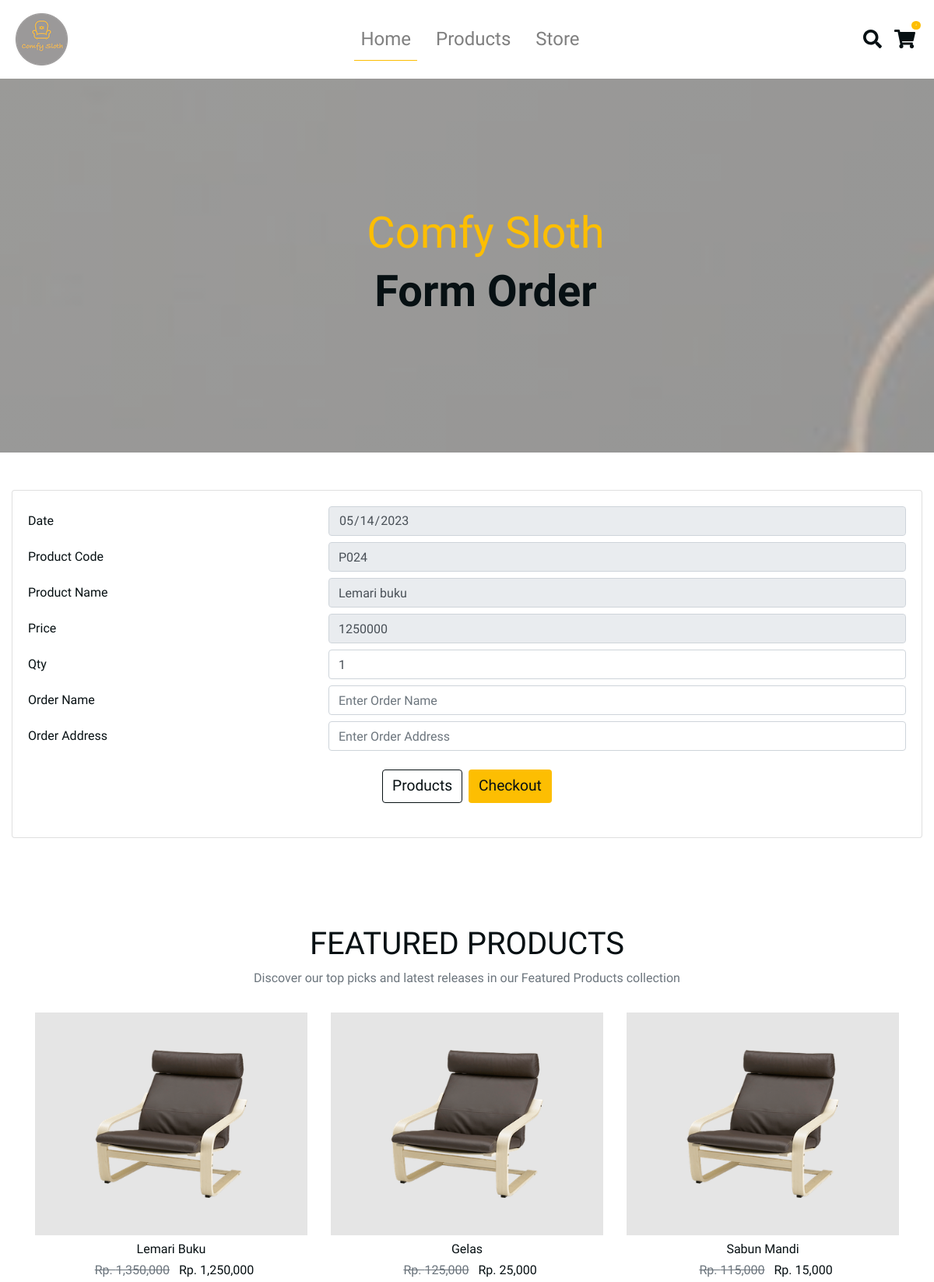
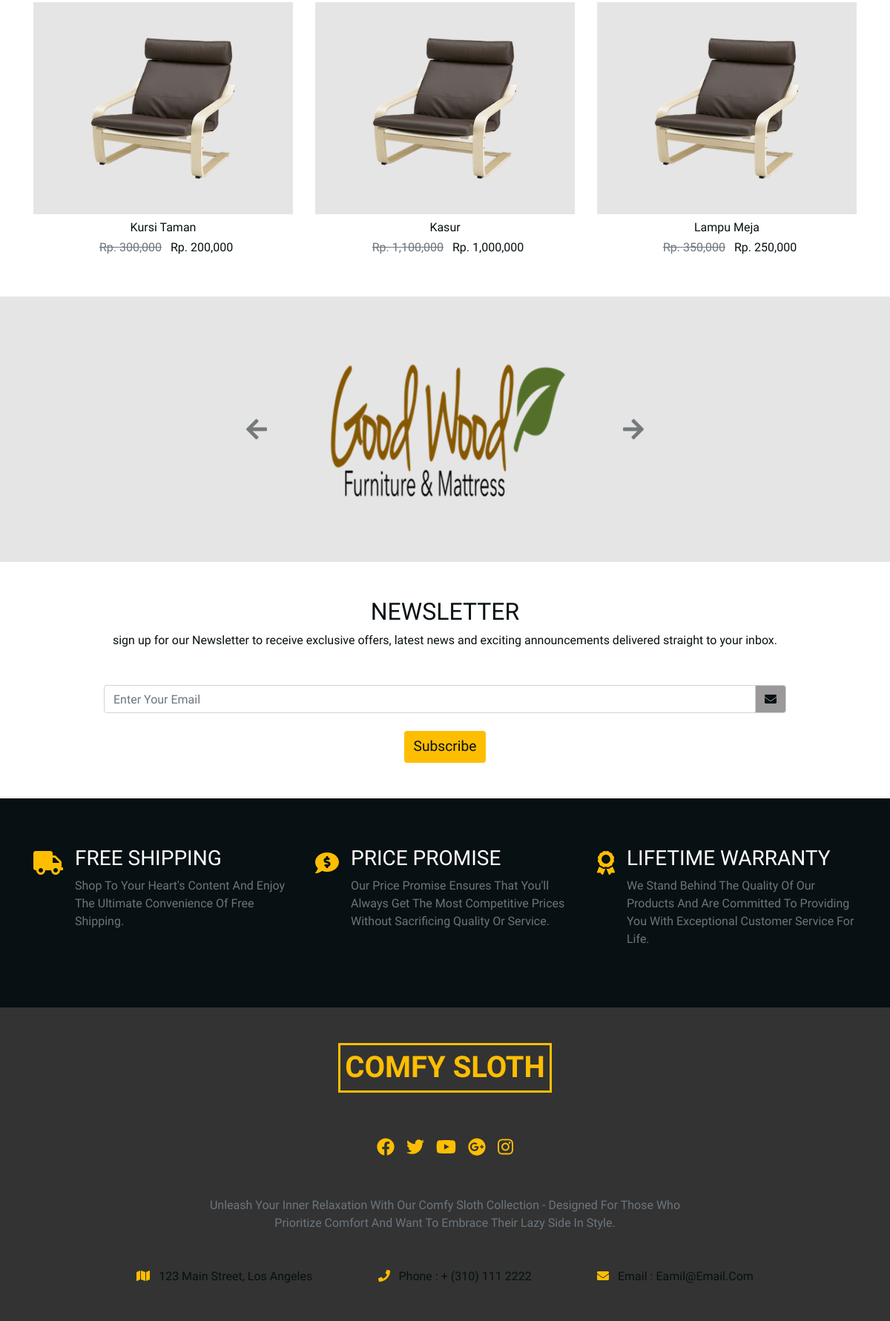
Screenshot of /order.php?kode=P024 with the database file from the repository (2 pictures, top to bottom).
### tables this page shows
CREATE TABLE `produk` (
  `id` int(11) NOT NULL,
  `kode` varchar(45) DEFAULT NULL,
  `nama` varchar(45) NOT NULL,
  `harga` double NOT NULL,
  `stok` int(11) NOT NULL,
  `jenis_produk` varchar(45) NOT NULL,
  `desk` varchar(200) NOT NULL
);

### order.php (the view, shortened to what this page needs)
<?php
include 'layouts/header.php';
?>
<div class="banner-store d-flex pl-3 pl-lg-5 align-items-center text-center justify-content-center">
  <div>
    <h1 class="text-slanted text-capitalize display-4 text-yellow">
      comfy sloth
    </h1>
    <h1 class="text-capitalize display-4 font-weight-bold">
      Form Order
    </h1>
  </div>
</div>
</header>
<section class="totals py-5">
  <div class="container-fluid">
    <div class="row">
      <div class="col-md-12">
        <div class="card">
          <div class="card-body">
            <?php
            if (isset($_GET['kode'])) {
              $kode = $_GET['kode'];
              $sql = "SELECT * FROM produk WHERE kode = '$kode'";
              $stmt = $dbh->prepare($sql);
              $stmt->execute();
              $result = $stmt->fetch(PDO::FETCH_ASSOC);
              $nama = $result['nama'];
            ?>
              <form method="post">
                <div class="form-group row mb-2">
                  <label for="tanggal" class="col-4 col-form-label">Date</label>
                  <div class="col-8">
                    <input id="tanggal" name="tanggal" type="date" class="form-control" value="<?= date('Y-m-d') ?>" readonly>
                  </div>
                </div>
                <div class="form-group row mb-2">
                  <label for="kode" class="col-4 col-form-label">Product Code</label>
                  <div class="col-8">
                    <input id="kode" name="kode" type="text" class="form-control" value="<?= $kode ?>" readonly>
                  </div>
                </div>
                <div class="form-group row mb-2">
                  <label for="nama_produk" class="col-4 col-form-label">Product Name</label>
                  <div class="col-8">
                    <input id="nama_produk" name="nama_produk" type="text" class="form-control" value="<?= $nama ?>" readonly>
                  </div>
                </div>
                <div class="form-group row mb-2">
                  <label for="harga" class="col-4 col-form-label">Price</label>
                  <div class="col-8">
                    <input id="harga" name="harga" type="text" class="form-control" value="<?= $result['harga'] ?>" readonly>
                  </div>
                </div>
                <div class="form-group row mb-2">
                  <label for="qty" class="col-4 col-form-label">Qty</label>
                  <div class="col-8">
                    <input id="qty" name="qty" type="number" min="1" class="form-control" value="1" required>
                  </div>
                </div>
                <div class="form-group row mb-2">
                  <label for="nama_pemesan" class="col-4 col-form-label">Order Name</label>
                  <div class="col-8">
                    <input id="nama_pemesan" name="nama_pemesan" type="text" class="form-control" placeholder="Enter Order Name" required>
                  </div>
                </div>
                <div class="form-group row mb-2">
                  <label for="alamat_pemesan" class="col-4 col-form-label">Order Address</label>
                  <div class="col-8">
                    <input id="alamat_pemesan" name="alamat_pemesan" type="text" class="form-control" placeholder="Enter Order Address" required>
                  </div>
                </div>
                <div class="row my-3">
                  <div class="col-sm-6 mx-auto col d-flex justify-content-center flex-wrap">
                    <a href="products.php" class="btn btn-black my-2">Products</a>
                    <input type="submit" class="btn btn-yellow ml-2 my-2" name="checkout" value="checkout">
                  </div>
                </div>
              </form>
              <?php } else {
              echo "<script>window.location='products.php'</script>";
            } ?>
          </div>
        </div>
      </div>
    </div>
  </div>
</section>
<?php
include 'layouts/footer.php' ?>

### layouts/header.php (shortened to what this page needs)
<!DOCTYPE html>
<html lang="en">
<head>
    <link rel="stylesheet" href="css/all.min.css">
    <link rel="stylesheet" href="css/bootstrap.min.css">
    <link rel="stylesheet" href="css/style.css">
</head>
<body>
    <header id="header" class="header">
        <nav class="navbar navbar-expand-lg navbar-light">
            <a href="index.php" class="navbar-brand">
                <img src="img/logo.png" alt="company logo" />
            </a>
            <div class="collapse navbar-collapse" id="myNavbar">
                <ul class="navbar-nav mx-auto">
                    <li class="nav-item mx-2 nav-active">
                        <a href="index.php" class="nav-link">Home</a>
                    </li>
                    <li class="nav-item mx-2">
                        <a href="products.php" class="nav-link">Products</a>
                    </li>
                    <li class="nav-item mx-2">
                        <a href="products.php" class="nav-link">Store</a>
                    </li>
                </ul>
            </div>
            <div class="navbar-icons d-none d-lg-flex">
                <div class="navbar-icon mx-2"><i class="fas fa-search"></i></div>
                <a href="products.php" class="navbar-icon mx-2 navbar-cart-icon">
                    <i class="fas fa-shopping-cart"></i>
                    <div class="cart-items">2</div>
                </a>
            </div>
        </nav>

### layouts/footer.php (shortened to what this page needs)
<section id="featured" class="featured py-5">
    <div class="container">
        <div class="row my-3">
            <div class="col-10 mx-auto text-center">
                <h1 class="text-uppercase">
                    featured products
                </h1>
                <p class="text-muted">
                    Discover our top picks and latest releases in our Featured Products collection
                </p>
            </div>
        </div>
        <div class="row">
            <?php
            $sql = "SELECT * FROM produk ORDER BY rand() LIMIT 6";
            $stmt = $dbh->prepare($sql);
            $stmt->execute();
            $data = $stmt->fetchAll();
            foreach ($data as $row) {
            ?>
                <div class="col-10 mx-auto col-md-6 col-lg-4">
                    <div class="featured-container p-5">
                        <img src="img/img-products/product-1.png" alt="" class="img-fluid">
                    </div>
                    <h6 class="text-capitalize text-center my-2">
                        <?= $row['nama'] ?>
                    </h6>
                    <h6 class="text-center">
                        <span class="text-muted old-price mx-2">Rp. <?= number_format($row['harga'] + 100000) ?></span>
                        <span>Rp. <?= number_format($row['harga']) ?></span>
                    </h6>
                </div>
            <?php } ?>
        </div>
    </div>
</section>
<section class="partners py-5">
    <div class="container">
        <div class="row">
            <div class="col-6 col-md-6 col-lg-4 mx-auto">
                <div id="partnerCarousel" class="carousel slide " data-ride="carousel">
                    <div class="carousel-inner">
                        <div class="carousel-item active">
                            <img src="img/company-logos/company-logo-1.png" class="d-block w-100" alt="partner company" />
                        </div>
                    </div>
                    <a href="#partnerCarousel" class="carousel-control-prev" role="button" data-slide="prev">
                        <i class="fas fa-arrow-left"></i>
                    </a>
                    <a href="#partnerCarousel" class="carousel-control-next" role="button" data-slide="next">
                        <i class="fas fa-arrow-right"></i>
                    </a>
                </div>
            </div>
        </div>
    </div>
</section>
<section id="newsletter" class="newsletter py-5">
    <div class="container">
        <div class="row">
            <div class="col-10 mx-auto text-center">
                <h2 class="text-uppercase">
                    newsletter
                </h2>
                <p>
                    sign up for our Newsletter to receive exclusive offers, latest news and exciting announcements delivered straight to your inbox.
                </p>
                <form action="">
                    <div class="input-group mt-5 mb-4">
                        <input type="text" class="text-capitalize form-control" placeholder="enter your email">
                        <div class="input-group-append">
                            <div class="input-group-text form-icon">
                                <i class="fas fa-envelope"></i>
                            </div>
                        </div>
                    </div>
                    <button type="submit" class=" btn btn-yellow">subscribe</button>
                </form>
            </div>
        </div>
    </div>
</section>
<section id="skills" class="skills py-5">
    <div class="container">
        <div class="row">
            <div class="col-10 col-md-6 col-lg-4 mx-auto d-flex my-3">
                <div class="skill-icon mr-3">
                    <i class="fas fa-truck"></i>
                </div>
                <div class="skill-text">
                    <h3 class="text-uppercase text-white">
                        free shipping
                    </h3>
                    <p class="text-capitalize text-muted">
                        Shop to your heart's content and enjoy the ultimate convenience of free shipping.
                    </p>
                </div>
            </div>
            <div class="col-10 col-md-6 col-lg-4 mx-auto d-flex my-3">
                <div class="skill-icon mr-3">
                    <i class="fas fa-comment-dollar"></i>
                </div>
                <div class="skill-text">
                    <h3 class="text-uppercase text-white">
                        price promise
                    </h3>
                    <p class="text-capitalize text-muted">
                        our Price Promise ensures that you'll always get the most competitive prices without sacrificing quality or service.
                    </p>
                </div>
            </div>
            <div class="col-10 col-md-6 col-lg-4 mx-auto d-flex my-3">
                <div class="skill-icon mr-3">
                    <i class="fas fa-award"></i>
                </div>
                <div class="skill-text">
                    <h3 class="text-uppercase text-white">
                        lifetime warranty
                    </h3>
                    <p class="text-capitalize text-muted">
                        we stand behind the quality of our products and are committed to providing you with exceptional customer service for life.
                    </p>
                </div>
            </div>
        </div>
    </div>
</section>
<footer class="footer py-5">
    <div class="container">
        <div class="row">
            <div class="col-10 mx-auto text-center">
                <h1 class="text-uppercase font-weight-bold text-yellow d-inline-block footer-title">
                    comfy sloth
                </h1>
                <div class="footer-icons d-flex justify-content-center my-5">
                    <a href="" class="footer-icon mx-2">
                        <div class="fab fa-facebook"></div>
                    </a>
                    <a href="" class="footer-icon mx-2">
                        <div class="fab fa-twitter"></div>
                    </a>
                    <a href="" class="footer-icon mx-2">
                        <div class="fab fa-youtube"></div>
                    </a>
                    <a href="" class="footer-icon mx-2">
                        <div class="fab fa-google-plus"></div>
                    </a>
                    <a href="" class="footer-icon mx-2">
                        <div class="fab fa-instagram"></div>
                    </a>
                </div>
                <p class="text-muted text-capitalize w-75 mx-auto text-center">
                    Unleash your inner relaxation with our Comfy Sloth collection - designed for those who prioritize comfort and want to embrace their lazy side in style.
                </p>
                <div class="footer-contact d-flex justify-content-around mt-5">
                    <div class="text-capitalize">
                        <span class="contact-icon mr-2">
                            <i class="fas fa-map"></i>
                        </span>
                        123 Main Street, Los Angeles
                    </div>
                    <div class="text-capitalize">
                        <span class="contact-icon mr-2">
                            <i class="fas fa-phone"></i>
                        </span>
                        Phone : + (310) 111 2222
                    </div>
                    <div class="text-capitalize">
                        <span class="contact-icon mr-2">
                            <i class="fas fa-envelope"></i>
                        </span>
                        Email : Eamil@Email.Com
                    </div>
                </div>
            </div>
        </div>
    </div>
</footer>
</body>
</html>

### css/style.css (style rules this page uses)
:root { --mainYellow: #fdbe02; --mainWhite: #fff; --mainBlack: #071013; --mainGrey: #9b9999; --TransGrey: rgba(0, 0, 0, 0.1); }
body { color: var(--mainBlack); background: var(--mainWhite); font-family: "Mali", cursive; }
.text-slanted { font-family: "Calligraffitti", cursive; }
.btn-yellow { font-size: 1.2rem; color: var(--mainBlack); background: var(--mainYellow); text-transform: capitalize; }
.btn-black { color: var(--mainBlack); background: transparent !important; font-size: 1.2rem; border: 0.1rem solid var(--mainBlack); }
.text-yellow { color: var(--mainYellow); }
.banner-store { background: linear-gradient(rgba(255, 255, 255, 0.5), rgba(255, 255, 255, 0.5)), url(../img/pageBcg/storeBcg.jpeg) center/cover fixed no-repeat; min-height: 60vh; }
.nav-link { font-size: 1.5rem; border-bottom: 0.1rem solid var(--mainWhite); }
.nav-active { border-bottom: 0.1rem solid var(--mainYellow); }
.navbar-icon { font-size: 1.5rem; }
.navbar-cart-icon { color: var(--mainBlack); position: relative; transition: 0.5s all ease; }
.cart-items { color: var(--mainWhite); position: absolute; font-size: 0.2rem; top: -15%; right: -25%; background: var(--mainYellow); border-radius: 50%; padding: 0.2rem 0.3rem; }
.featured-container { background: var(--TransGrey); position: relative; overflow: hidden; }
.old-price { text-decoration: line-through; }
.partners { background: var(--TransGrey); }
.carousel-control-prev { font-size: 2rem; transform: translateX(-200%); color: var(--mainBlack); }
.carousel-control-next { font-size: 2rem; transform: translateX(200%); color: var(--mainBlack); }
.form-icon { color: var(--mainBlack); background: var(--mainGrey); }
.skills { background: var(--mainBlack); }
.skill-icon { color: var(--mainYellow); font-size: 2rem; }
.footer { background: rgba(0, 0, 0, 0.8); }
.footer-title { padding: 0.4rem; border: 0.2rem solid var(--mainYellow); }
.footer-icon { color: var(--mainYellow); font-size: 1.5rem; transition: all 0.3s ease-in-out; }
.contact-icon { color: var(--mainYellow); }

### rows the page displays
produk: nama_produk "Lemari buku", harga "1250000", nama "Lemari Buku", $row['harga'] + 100000 "1,350,000", harga "1,250,000"
produk: nama "Gelas", $row['harga'] + 100000 "125,000", harga "25,000"
produk: nama "Sabun Mandi", $row['harga'] + 100000 "115,000", harga "15,000"
produk: nama "Kursi Taman", $row['harga'] + 100000 "300,000", harga "200,000"
produk: nama "Kasur", $row['harga'] + 100000 "1,100,000", harga "1,000,000"
produk: nama "Lampu Meja", $row['harga'] + 100000 "350,000", harga "250,000"
